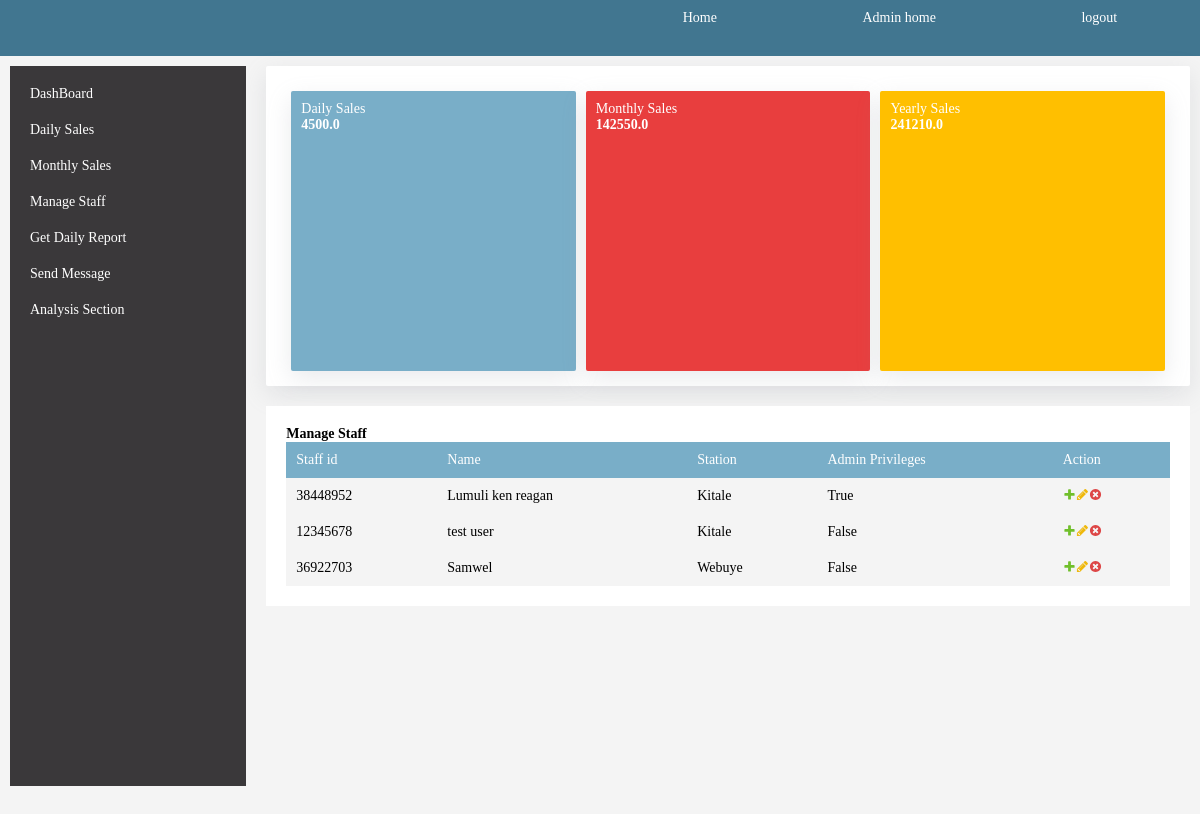
Page /manage/staff (signed in) on the committed database.
### src/models/__init__.py (models this page shows, shortened)
class StaffMixin(object):
	__table_args__ = {'extend_existing': True}
	is_login = db.Column(db.Boolean, nullable=False, default=False)

class Staff(StaffMixin, UserMixin, db.Model):
    id = db.Column(db.Integer, primary_key=True)
    staff_name = db.Column(db.String(200), nullable=False)
    staff_id = db.Column(db.Integer, nullable=False)
    password=db.Column(db.String(200), nullable=False)
    is_admin = db.Column(db.Boolean, default=False)
    station_id = db.Column(db.Integer, db.ForeignKey('station.id'))
    return_filed = db.relationship('FuelBaseClass', lazy='dynamic', backref='records', overlaps="dips_refered,fuel")
    @login_manager.user_loader
    def load_user(id):
        return Staff.query.get(int(id))

class Station(db.Model):
    id = db.Column(db.Integer, primary_key=True)
    station_name = db.Column(db.String(250), nullable=False)
    dips_refered = db.relationship('Staff', lazy='dynamic', backref='station', cascade='all, delete')

### src/views/__init__.py (the view)
@user.route('manage/staff')
@admins_only
def manage_staff():
    staff = Staff.query.all()
    station = Station.query.all()
    flbase = FuelBaseClass.query.order_by(FuelBaseClass.date_recorded.desc()).all()
    return render_template('staff.html', staff=staff, yeartot=yearsum, yearsum=yearsum['sales'].sum(), monthly_sales=monthlysales['sales'].sum(), flbase=flbase, sales=tdy['sales'].sum(), tdy=tdy, station=station)

### src/views/__init__.py (called while the page is built)
def admins_only(func):
    @wraps(func)
    def is_admin(*args, **kwargs):
        if current_user.is_authenticated and current_user.is_admin:
            return func(*args, **kwargs)
        return redirect(url_for('application.home'))
    return is_admin

### src/templates/staff.html (shortened to what this page needs)
{% extends 'admin.html' %}
{% block content %}
<div class="table-section">
	<h4 class="display-4">Manage Staff</h4>
	<div class="table-1">
		<table>
		<thead>
			<tr>
				<td>Staff id</td>
				<td>Name</td>
				<td>Station</td>
				<td>Admin Privileges</td>
				<td>Action</td>
			</tr>
			</thead>
			<tbody>
				{% for i in staff %}
					<tr>
					<td>{{i.staff_id}}</td>
					<td>{{i.staff_name}}</td>
					<td>{{i.station.station_name}}</td>
					<td>{{i.is_admin}}</td>
					<td style="display:flex;">
						<a href="" id="addstaffbtn"><img src="{{url_for('static', filename='images/icons/add.svg')}}"></a>
						<a href=""><img src="{{url_for('static', filename='images/icons/change.svg')}}"></a>
						<form method="POST" action="{{url_for('application.delete_user', staffid=i.staff_id)}}">
							<a type="submit" href=""><img src="{{url_for('static', filename='images/icons/delete.svg')}}"></a>
						</form>
					</td>
				</tr>
			{% endfor %}
			</tbody>
		</table>
	</div>
</div>
{% endblock content %}

### src/static/css/main.css (style rules this page uses)
* { font-size: 14px; box-sizing: border-box; margin: 0px; padding: 0px; font-family: times; }
body { height: 100vh; background-color: #f4f4f4; }
.table-section { background-color: white; padding: 20px; margin: 10px; height: auto; }
.mid-section table { height: auto; width: 100%; border-collapse: collapse; }
.mid-section table thead { font-weight: lighter; background-color: #79aec8; color: white; }
.mid-section table tr, td { padding: 10px; }
.mid-section table tbody tr { background-color: #f4f4f4; }

### rows in the picture
Staff: staff_id "38448952", staff_name "Lumuli ken reagan", station.station_name "Kitale", is_admin "True"
Staff: staff_id "12345678", staff_name "test user", station.station_name "Kitale", is_admin "False"
Staff: staff_id "36922703", staff_name "Samwel", station.station_name "Webuye", is_admin "False"

### other values in the picture
{{ sales }} "4500.0"
{{ monthly_sales }} "142550.0"
{{ yearsum }} "241210.0"
